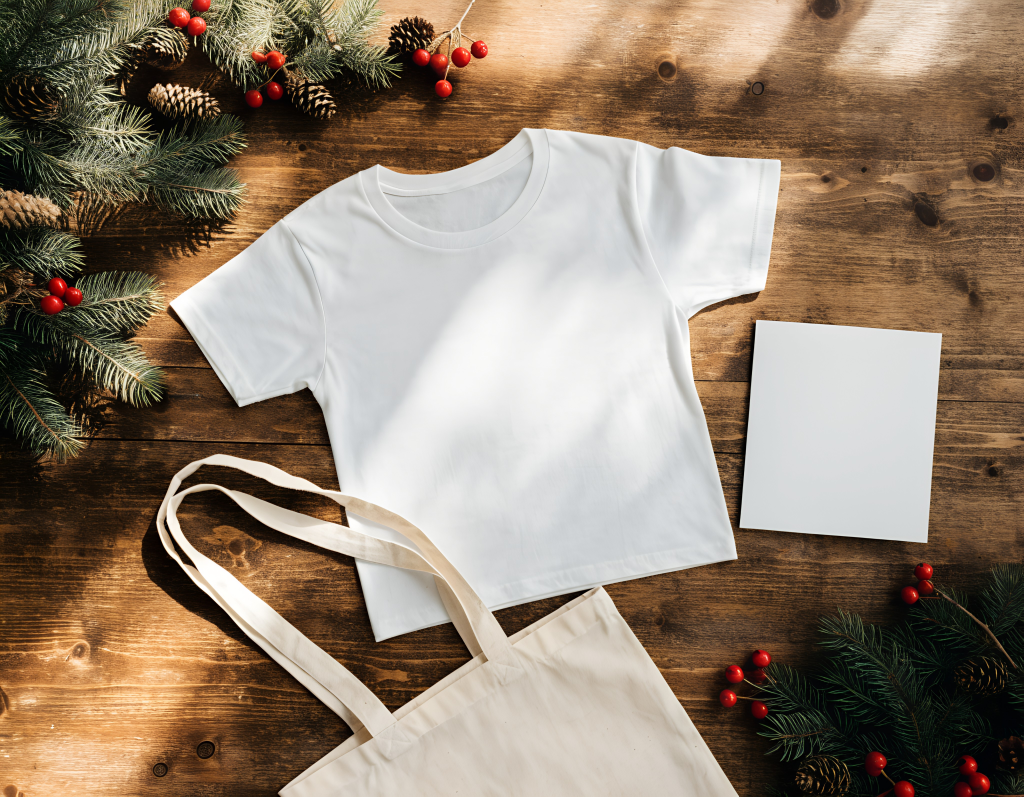
#> input picture bundles/015-highland-cow-christmas-clipart/mockup/blank-flatlay.jpg, 4096 x 3186 px (shown at 1/4 size)
$ python mockup.py
#> lines starting #> are read from the running program, lines starting #| are printed output that depends on the picture; pictures that were not available may be replaced by others from this repository, and a replacement may not be noted
"""Usage mockup for the listing: the real PNGs printed onto a blank AI flat-lay photo (local, free).

mockup/blank-flatlay.jpg is one flash draft of a blank tee, card and tote ($0.028 for 4 drafts) put
through Recraft `upscale` ($0.004); see PROMPTS.md. The designs are multiplied onto the fabric and
paper, so the folds and the window light show through the print as they would on a real transfer.
Writes mockup/flatlay.jpg (used by thumbs.js).
"""
import os
import numpy as np
from PIL import Image

HERE = os.path.dirname(os.path.abspath(__file__))
# design, centre (x, y) and width in the 4096 x 3186 photo, rotation in degrees (counter-clockwise),
# found by laying a 200 px grid over the photo
PLACES = [
    ("04-bobble-hat", (1890, 1470), 860, 0),        # tee chest
    ("01-holly-crown", (3368, 1700), 560, -3.7),    # square card, tilted to match its edges
    ("06-sleepy-calf", (2470, 2900), 640, 26),      # tote bag panel, beside the handles
]
INK = 0.94   # print opacity: a little of the fabric shows through, as on a real print


def main():
    bg = np.array(Image.open(os.path.join(HERE, "mockup", "blank-flatlay.jpg")).convert("RGB")).astype(np.float32) / 255
    for slug, (cx, cy), w, rot in PLACES:
        art = Image.open(os.path.join(HERE, "art", "png", slug + ".png")).convert("RGBA")
        art = art.resize((w, round(art.size[1] * w / art.size[0])), Image.LANCZOS)
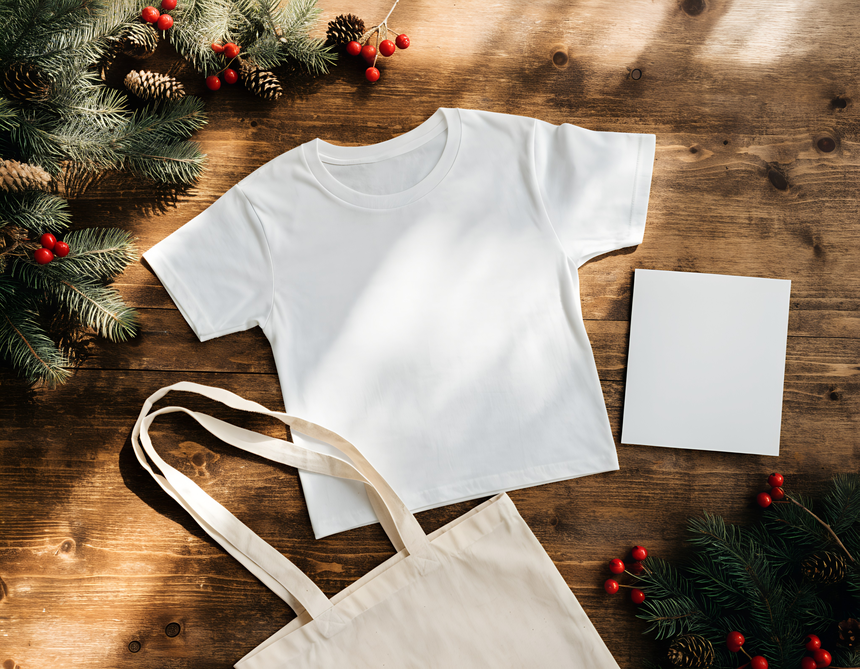
#> art: PIL image 860x669 RGBA; mean R, G, B, A 146.3, 129.7, 112.5, 255
        if rot:
            art = art.rotate(rot, Image.BICUBIC, expand=True)
        a = np.array(art).astype(np.float32) / 255
        h, ww = a.shape[:2]
#> h = 669; ww = 860
        x0, y0 = cx - ww // 2, cy - h // 2
#> x0 = 1460; y0 = 1136
        x1, y1 = min(x0 + ww, bg.shape[1]), min(y0 + h, bg.shape[0])
#> x1 = 2320; y1 = 1805
        a = a[: y1 - y0, : x1 - x0]
        region = bg[y0:y1, x0:x1]
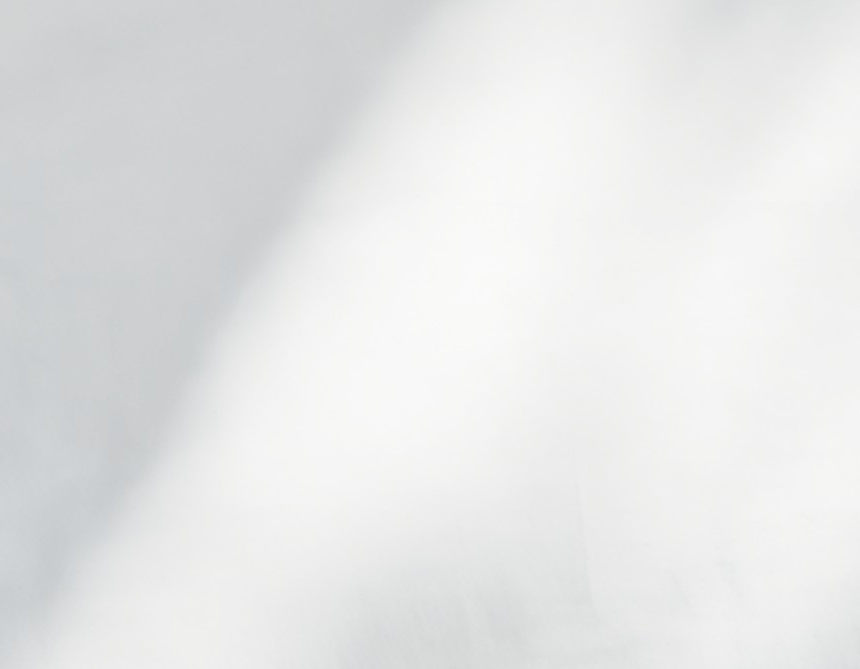
#> region: shape (669, 860, 3) float32; mean R, G, B 0.899, 0.902, 0.902
        light = region.mean(axis=2, keepdims=True)                     # the fabric's light and shadow
        printed = a[..., :3] * np.clip(light / 0.92, 0, 1.05)          # ink lit by the same light
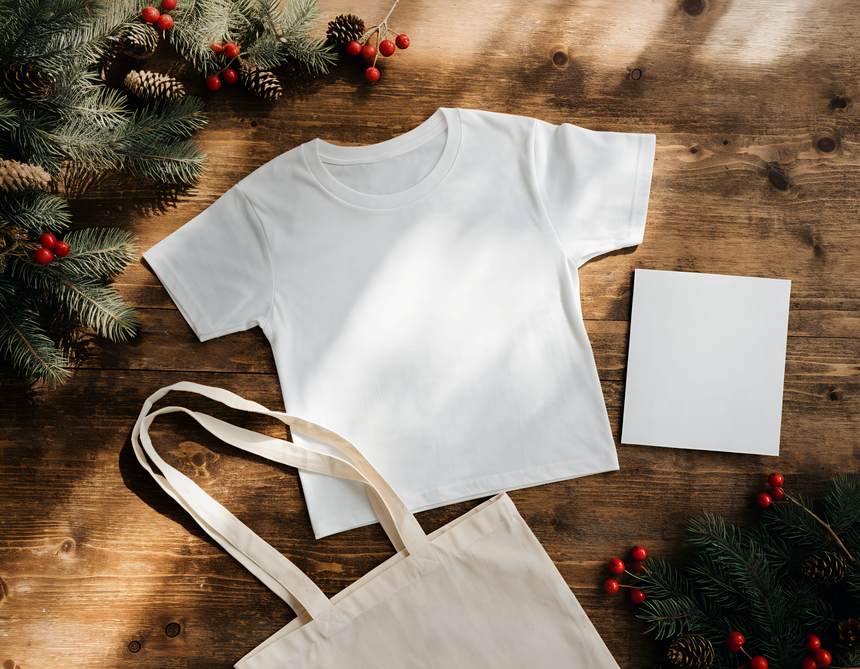
#> printed: shape (669, 860, 3) float32; mean R, G, B 0.569, 0.505, 0.44; drawn with min black and max white
        alpha = a[..., 3:] * INK
#> alpha: shape (669, 860, 1) float32; every value is 0.94
        bg[y0:y1, x0:x1] = region * (1 - alpha) + printed * alpha
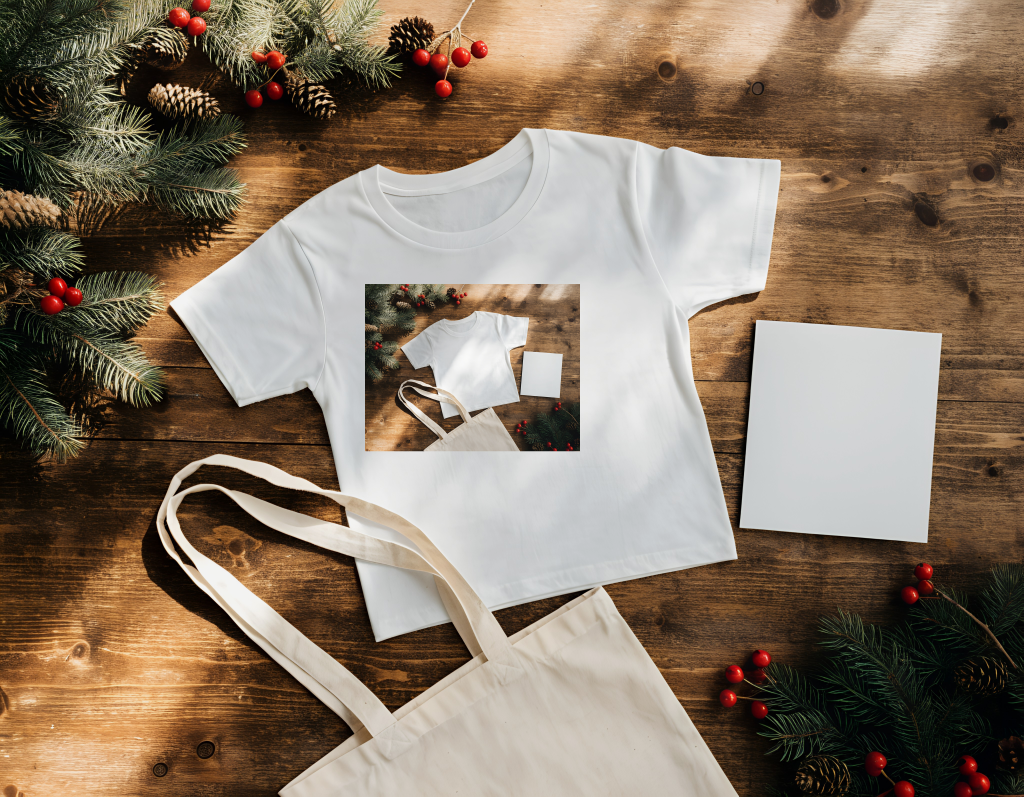
#> bg: shape (3186, 4096, 3) float32 (shown at 1/4 size); mean R, G, B 0.579, 0.496, 0.406; drawn with min black and max white
    Image.fromarray((np.clip(bg, 0, 1) * 255).astype(np.uint8)).save(os.path.join(HERE, "mockup", "flatlay.jpg"), quality=90)


if __name__ == "__main__":
#> (the run stopped early here; a loop or call above may not have finished)
